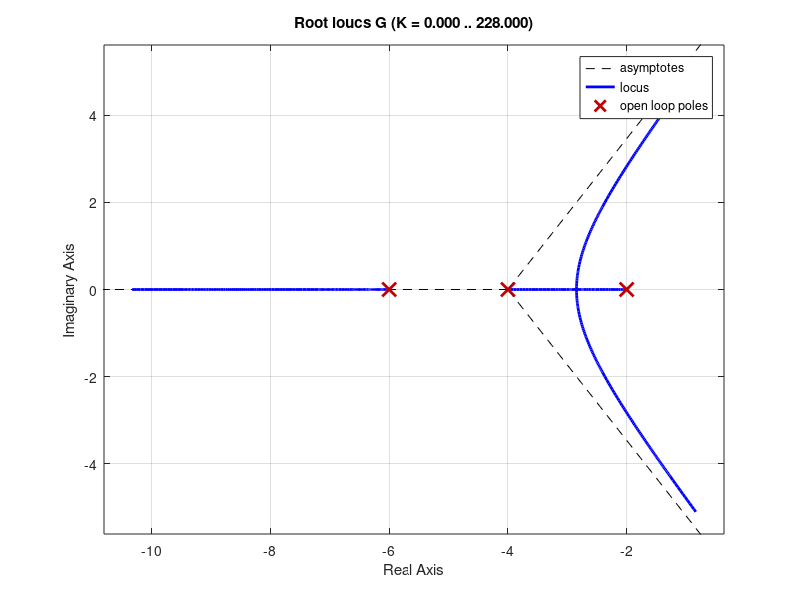

Write MATLAB code to recreate this figure. (Note: this script raises an error after producing the figure.)
clear; clf; clc;
num = 1; den = poly([-2 -4 -6]);

%sebelum kompensasi
G = tf(num,den)
pos = 10
z = -log(pos/100)/sqrt(pi^2 + [-log(pos/100)]^2)
rlocus(G);
sgrid(z,0);

%{
[K,p] = rlocfind(G)
Kpo = dcgain(K*G)
esso = 1/(1+Kpo)

%setelah kompensasi
Kpn = 20;
zcpc = Kpn/Kpo
pc = 0.01;
zc = pc * zcpc

%lag compensator
numc = [1 zc]; denc = [1 pc];
Gc = tf(numc,denc)
Gt = G*Gc
rlocus(Gt);
sgrid(z,0);

[Kt,pt] = rlocfind(Gt)
Kpt = dcgain(Kt*Gt)

Tt = feedback(Kt*Gt,1)
T = feedback(K*G,1)
step(T)
hold on
step(Tt);

legend({'uncompensated','compensated'},'Location','southeast')
%}
